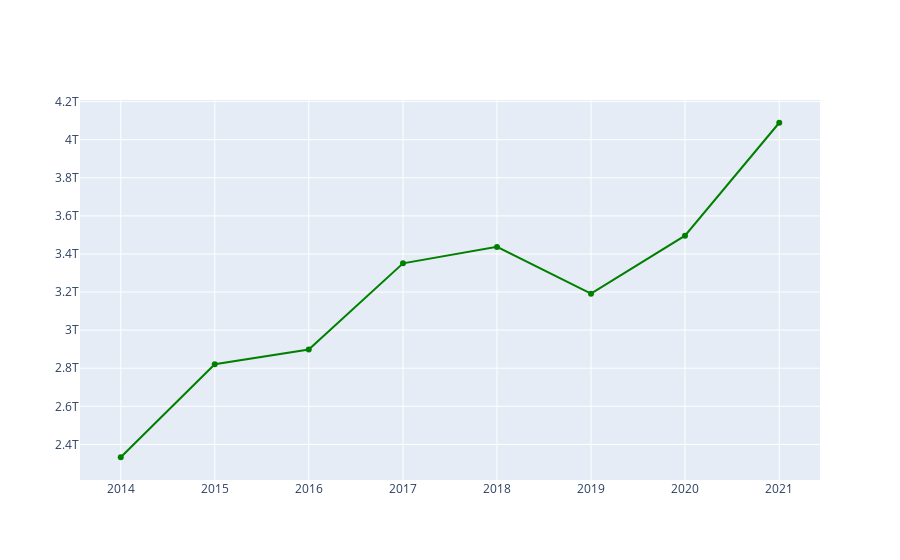

The notebook cell saved with this chart:
### Code cell
import plotly.graph_objects as go


fig = go.Figure([go.Scatter(x=acumulado_orcamento_anos.index
                            , y=acumulado_orcamento_anos.orcamento_inicial,marker = {'color' : 'green'})])
fig.show()

### Figure 1 — Plotly figure (JSON) as saved in the notebook; plotly's stock layout.template omitted (floating-point values rounded to 4 significant figures)
{"data": [{"marker": {"color": "green"}, "type": "scatter", "x": ["2014-01-01T00:00:00", "2015-01-01T00:00:00", "2016-01-01T00:00:00", "2017-01-01T00:00:00", "2018-01-01T00:00:00", "2019-01-01T00:00:00", "2020-01-01T00:00:00", "2021-01-01T00:00:00"], "y": [2332616220276, 2820627660546, 2898000000000.0, 3350828763917, 3437000000000.0, 3191000000000.0, 3496000000000.0, 4089000000000.0]}], "layout": {"autosize": true, "xaxis": {"autorange": true, "range": ["2013-07-31 15:28:55.2848", "2021-06-03 08:31:04.7152"], "type": "date"}, "yaxis": {"autorange": true, "range": [2188000000000.0, 4234000000000.0], "type": "linear"}}}
